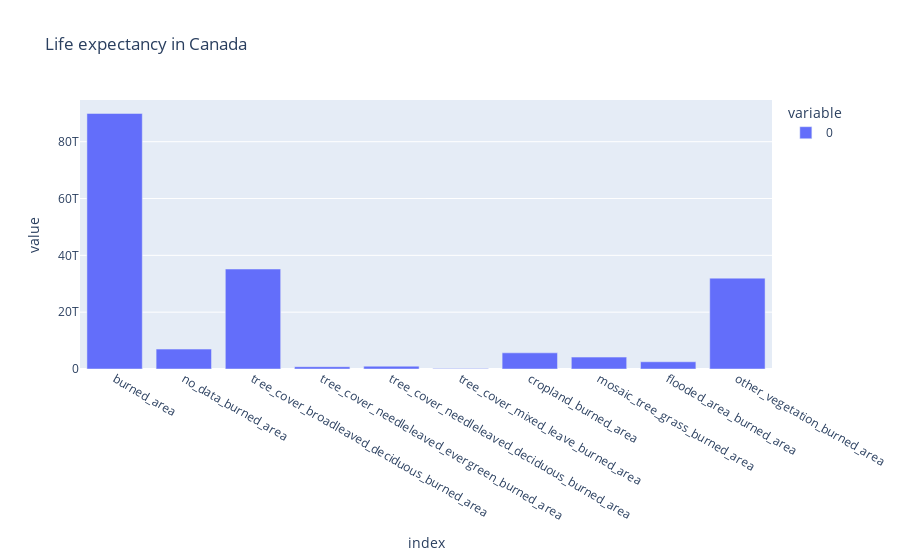

Notebook source saved alongside this figure:
### Code cell
fig = px.bar(df_veg, title='Life expectancy in Canada')
fig.show()

### Figure 1 — Plotly figure (JSON) as saved in the notebook; plotly's stock layout.template omitted (floating-point values rounded to 4 significant figures)
{"data": [{"alignmentgroup": "True", "hovertemplate": "variable=0<br>index=%{x}<br>value=%{y}<extra></extra>", "legendgroup": "0", "marker": {"color": "#636efa", "pattern": {"shape": ""}}, "name": "0", "offsetgroup": "0", "orientation": "v", "showlegend": true, "textposition": "auto", "type": "bar", "x": ["burned_area", "no_data_burned_area", "tree_cover_broadleaved_deciduous_burned_area", "tree_cover_needleleaved_evergreen_burned_area", "tree_cover_needleleaved_deciduous_burned_area", "tree_cover_mixed_leave_burned_area", "cropland_burned_area", "mosaic_tree_grass_burned_area", "flooded_area_burned_area", "other_vegetation_burned_area"], "xaxis": "x", "y": [89940704892432, 7004942864842, 35183926581228, 807798707721, 988045537799, 151480670524, 5687008018231, 4188674581006, 2544568553482, 31979288438507], "yaxis": "y"}], "layout": {"barmode": "relative", "legend": {"title": {"text": "variable"}, "tracegroupgap": 0}, "title": {"text": "Life expectancy in Canada"}, "xaxis": {"anchor": "y", "domain": [0, 1], "title": {"text": "index"}}, "yaxis": {"anchor": "x", "domain": [0, 1], "title": {"text": "value"}}}}
